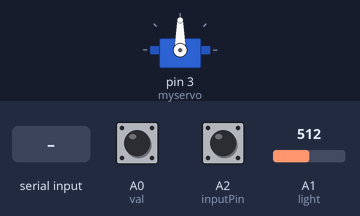
Bench run of a sketch on a simulated Arduino Uno, built with avr-gcc and run on an emulated ATmega328P. On the bench: servo. Inputs (shaded band) come from the test bench; at power-on: A1 (light) = 512, A0 (val) HIGH, A2 (inputPin) HIGH. What the sketch prints to the serial monitor is not drawn.

Above: at 1.2 s.
1.3 s: "m" received over Serial
At 1.7 s:
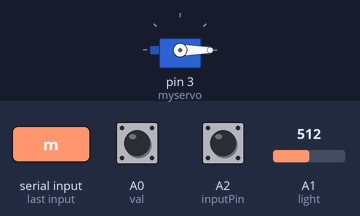
At 3.5 s:
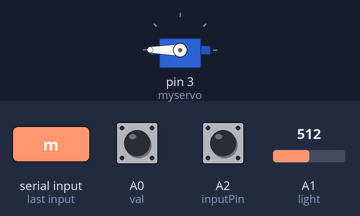
3.8 s: A1 (light) set to 106
6.8 s: A1 (light) set to 93
9.8 s: "t" received over Serial
Timing chart, 0 to 12.8 s (numbered marks = the images above; inputs shaded):
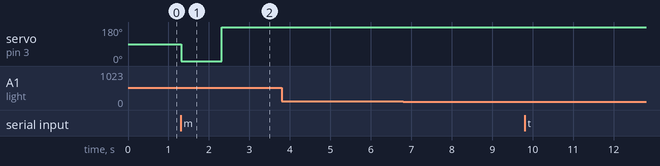

Measured:
- after the input at 1.3 s, servo on pin 3 (myservo): 90° → 0° at once, → 180° 1.0 s later
- after the input at 3.8 s, every drawn part: stays the same
- after the input at 6.8 s, every drawn part: stays the same

The sketch:

Serial_4_Capteur.ino
```cpp
#include <Servo.h>
#include<DHT.h>
#define DHTTYPE DHT11
#define DHTPIN A0
#define light A1
Servo myservo;
DHT dht(DHTPIN, DHTTYPE);
int inputPin = A2;
int pirState = LOW;
int val = 0;
float temp = 0;
float hymd = 0;
int led = 0;

void setup() {
  myservo.attach(3);
  pinMode(light, INPUT);
  pinMode(inputPin, INPUT_PULLUP);
  dht.begin();
  Serial.begin(9600);

}

void loop() {
  Serial.flush();
  campteurMouvement();
  while (Serial.available() > 0)
  {
    char data = Serial.read();
    if (data == 'l')
    {
      readLight();
    }

    if (data == 't')
    {
      readTemperature();
    }

    if (data == 'h')
    {
      readHumidity();
    }
    if (data == 'm')
    {
      commandeServo();
    }

  }
}

void readTemperature()
{
  temp = dht.readTemperature() ;
  Serial.print("Temperature : " );
  Serial.println(temp);
}
void readHumidity()
{
  hymd = dht.readHumidity();
  Serial.print("humidity : " );
  Serial.println(hymd);
}
void readLight()
{
  led = analogRead(light);

  if ( led < 200)
  {
    Serial.print("Mode Jour  " );
    Serial.println(analogRead(led) );
  }
  else
  {
    Serial.print("Mode Nuit  ");
    Serial.println(analogRead(led) );
  }

}
void commandeServo()
{

  myservo.write(0);
  delay(1000);
  myservo.write(180);


}
void campteurMouvement()
{
  val = digitalRead(inputPin);
  //if (val == HIGH)
  //{
    Serial.print("Servo :   ");
    Serial.println(analogRead(val) );
    //commandeServo();
  //}
}
```
